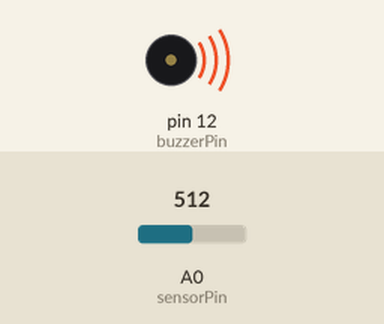
The sketch below on a simulated Arduino Uno, built with avr-gcc and run on an emulated ATmega328P. On the bench: buzzer (waves = sounding). The test bench sets the inputs (shaded band); at power-on: A0 (sensorPin) = 512.

Above: at 1.2 s.
1.3 s: A0 (sensorPin) set to 106
4.3 s: A0 (sensorPin) set to 90
At 4.9 s:
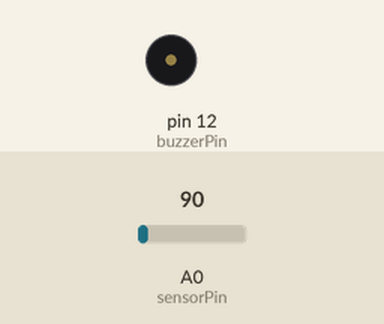
5.9 s: A0 (sensorPin) set to 110
At 6.1 s:
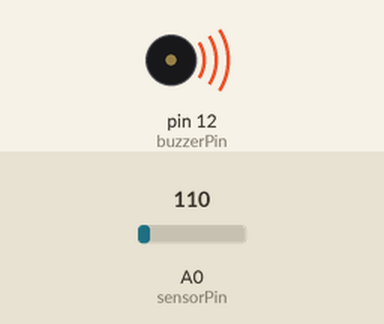
8.9 s: A0 (sensorPin) set to 0
At 9.4 s:
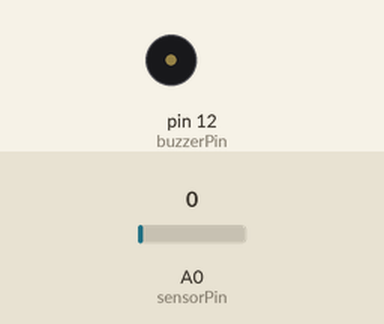
Timing chart, 0 to 11.4 s (numbered marks = the images above; inputs shaded):
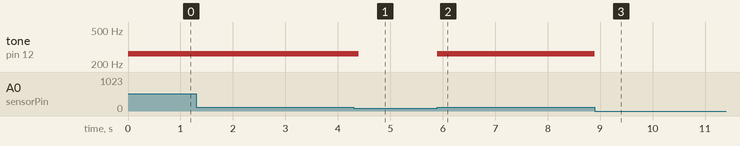

Measured:
- the behaviour switches between 101 and 100 on A0 (sensorPin) (found by bisection; images 0 and 1)
- after the input at 4.3 s, tone on pin 12 (buzzerPin): 262 Hz → silent after 0.10 s
- after the input at 5.9 s, tone on pin 12 (buzzerPin): silent → 262 Hz at once
- after the input at 8.9 s, tone on pin 12 (buzzerPin): 262 Hz → silent at once

The sketch:

su_sensoru.ino
```cpp
int sensorPin = A0;                //Sensörü bağlayacağımız pin
int esikDegeri = 100;              //Su miktarı için eşik değeri
int buzzerPin = 12;                 //Buzzerı bağlayacağımız pin
int veri;                          //Sensörden okuduğumuz değer
void setup() {
   pinMode(buzzerPin, OUTPUT);      //Buzzer bağladığımız pini OUTPUT olarak ayarlıyoruz.
   Serial.begin(9600);
}

void loop() {
  // put your main code here, to run repeatedly:
    veri = analogRead(sensorPin);    //Sensörden analog veriyi okuyoruz.
  if(veri > esikDegeri){           //Sensör verisi eşik değerini geçerse if içerisindeki kodlar uygulanır.

    tone(buzzerPin, 262);
    digitalWrite(buzzerPin, HIGH);
    delay(100);
    digitalWrite(buzzerPin, LOW);
    delay(100);
    noTone(buzzerPin);
  }
  else{                            //Sensör verisi eşik değerinden küçük olursa if içerisindeki kodlar uygulanır.
    digitalWrite(buzzerPin, LOW);
  }
}
```
